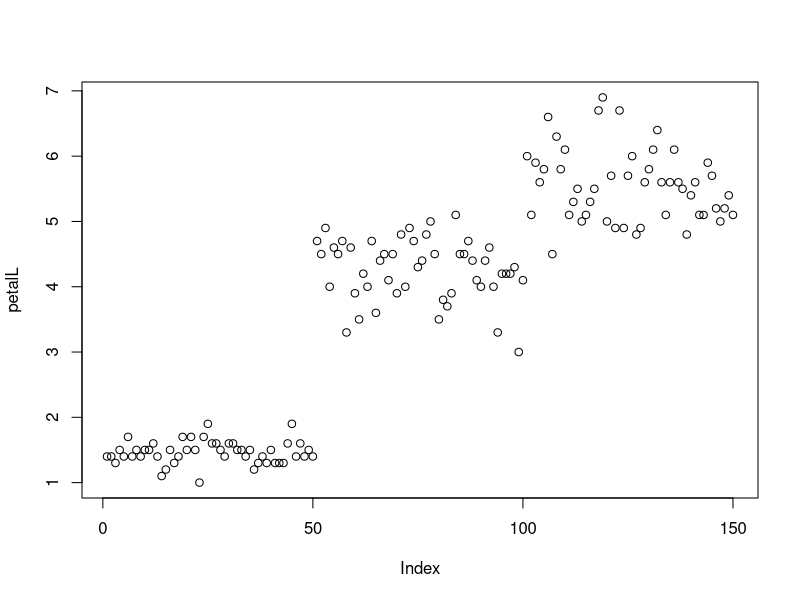
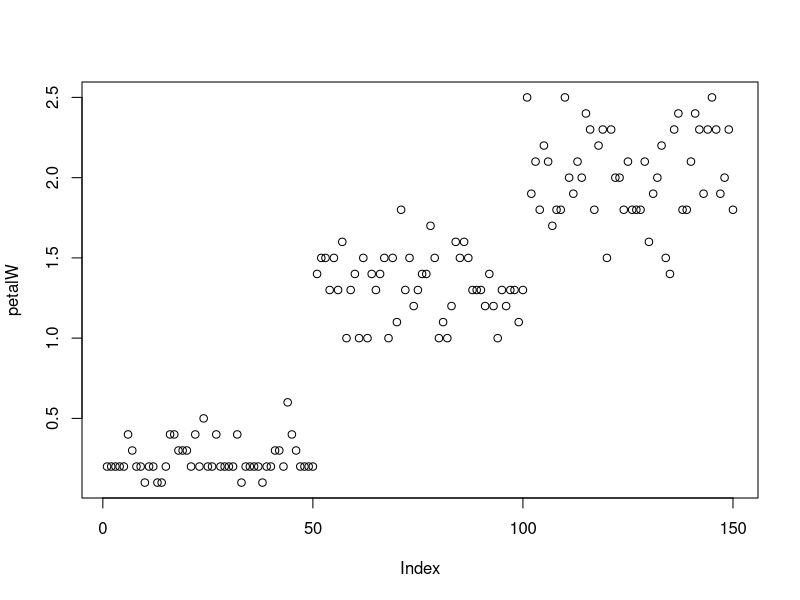
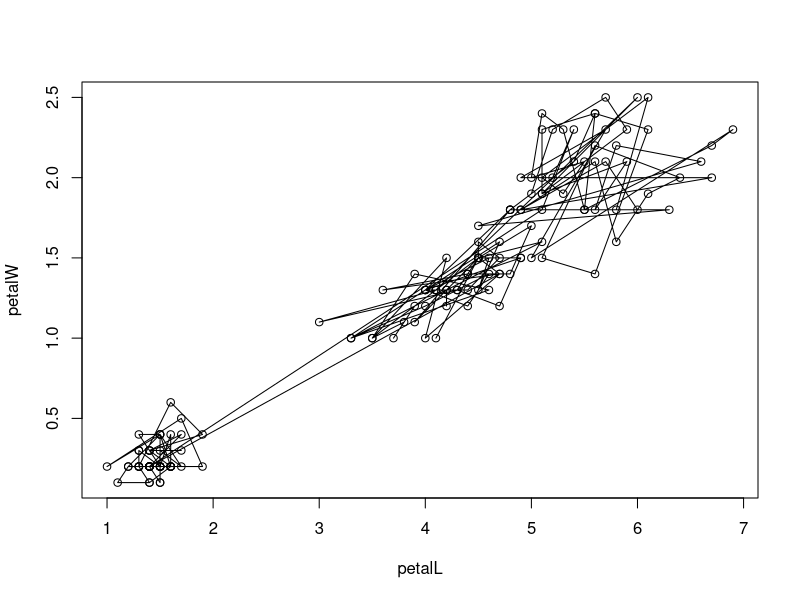
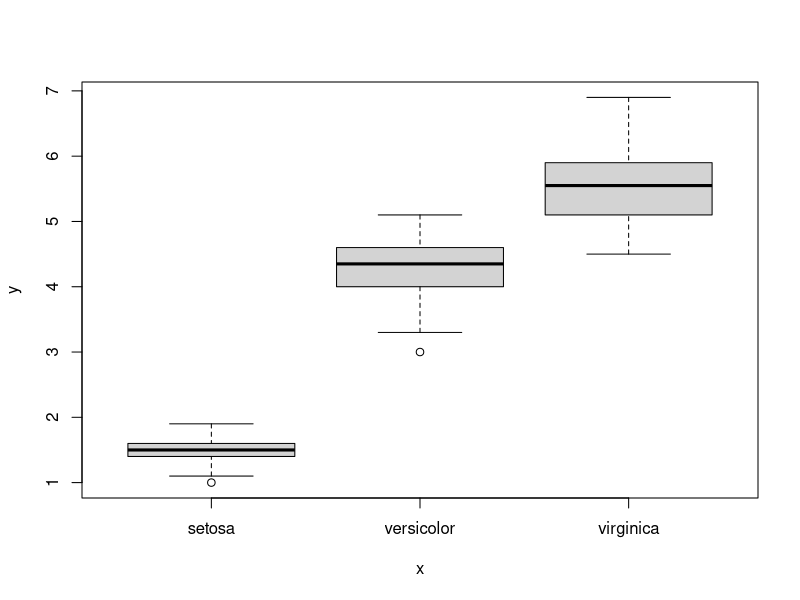
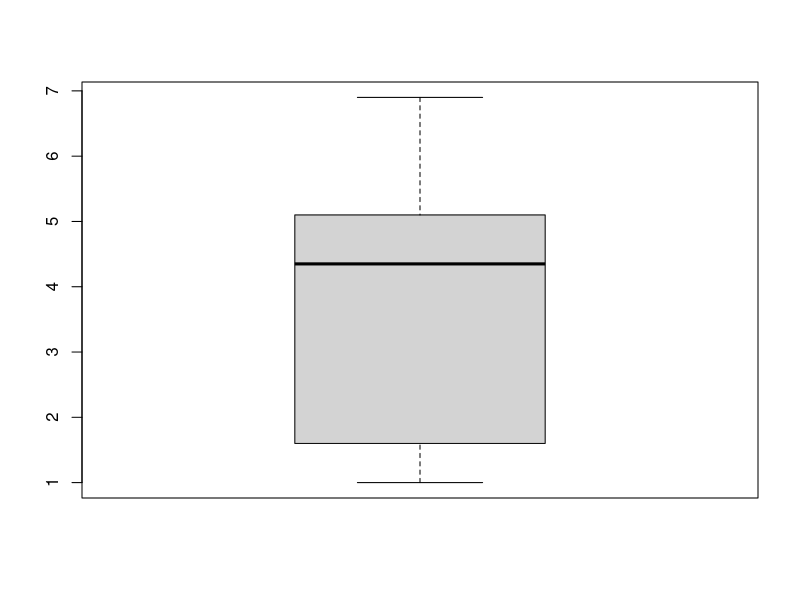
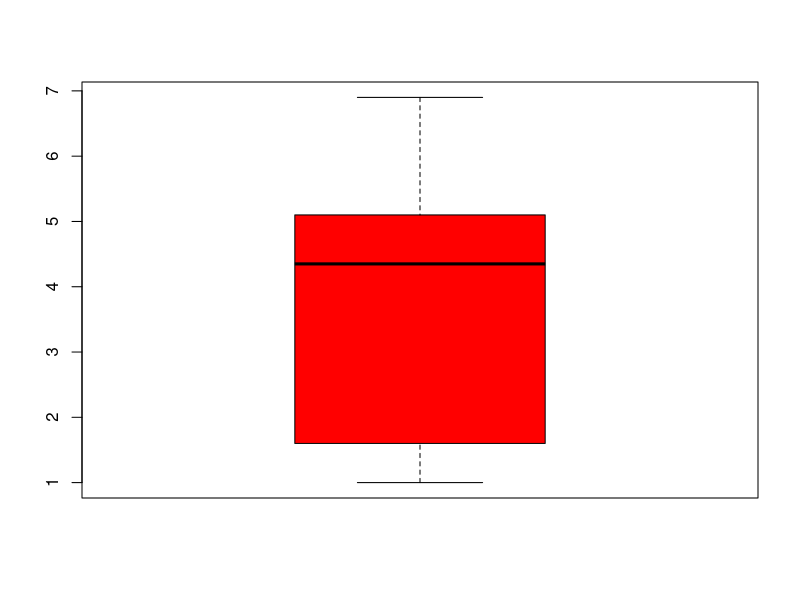
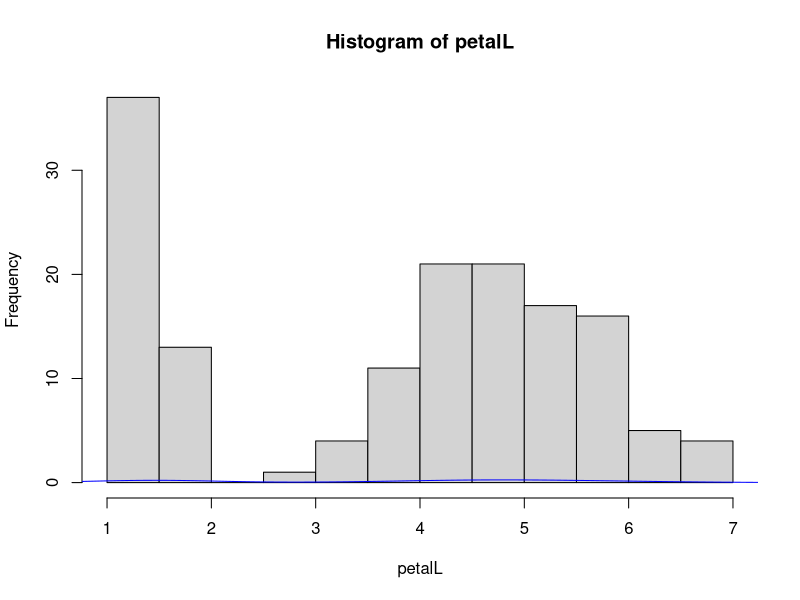
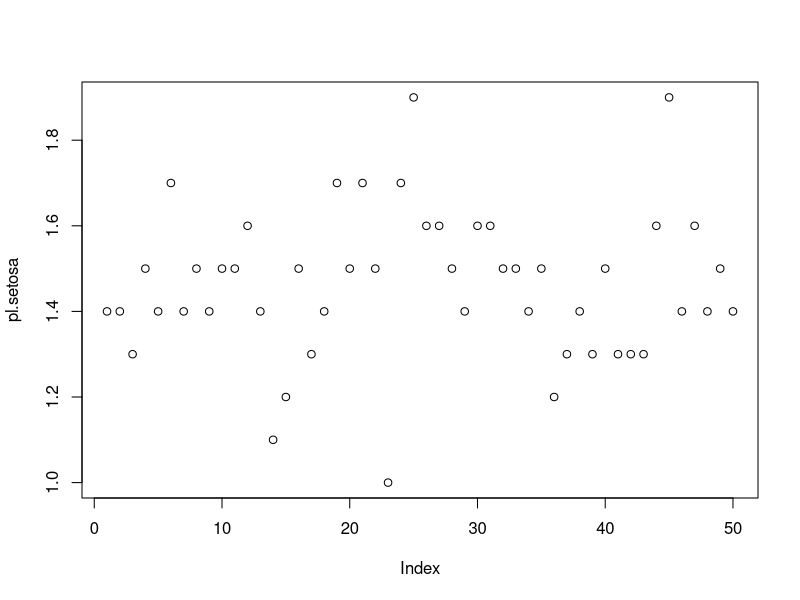

Source code (R) for these figures, in order:
iris			# A built-in dataframe
dim(iris)	# dimensions
names(iris)

## Accessing vectors within iris, saving as separate objects
species <- iris$Species   
petalL <- iris$Petal.Length
petalW <- iris$Petal.Width

## some plot examples - try them

# 1-D scatter plots
plot(petalL)
plot(petalW)

# 2-D scatter plots
plot(petalL, petalW)
polygon(petalL, petalW)
plot(species,petalL)

# boxplots
boxplot(petalL)  ## Look at the help page and try some optional arguments like below
boxplot(petalL, col="red")

# histogram, 1-D
hist(petalL)  ## histogram
density(petalL) # probability density
lines(density(petalL), col="blue")  # add to plot


### just Setosa
unique(species)
pl.setosa <- petalL[species=="setosa"]

plot(pl.setosa)

#########################################################
### Are these species different in petal length or width or sepal length or width?  *** SHOW US ***
# - Write a clean script using any method you want to explore
# - You will want to use indexing methods and subsetting to grab the data you want out of the iris dataframe.
# - Change the name of iris_stub.R to iris_descriptiveword_initials.R, push back to repository




#########################################################
### Fancier stuff (just FYI, dog and pony show)
#########################################################
### draw convex polygon around the points using chull() and polygon() functions
### polygon draws a polygon around all the points
### chull computes the minimum convex polygon around a cloud

plot(petalL, petalW)
pts <- chull(petalL, petalW)
polygon(cbind(petalL, petalW)[pts,], col="blue")

  ## big yellow points
plot(petalL, petalW, pch=19, col="yellow", cex=2)

  ## function to make points transparent
make_transparent <- function(mycolor="yellow", frac=.3){ rgb(t(col2rgb(mycolor)/255), alpha=frac) }
 
plot(petalL, petalW, pch=19, col=make_transparent("yellow",.3), cex=2)
